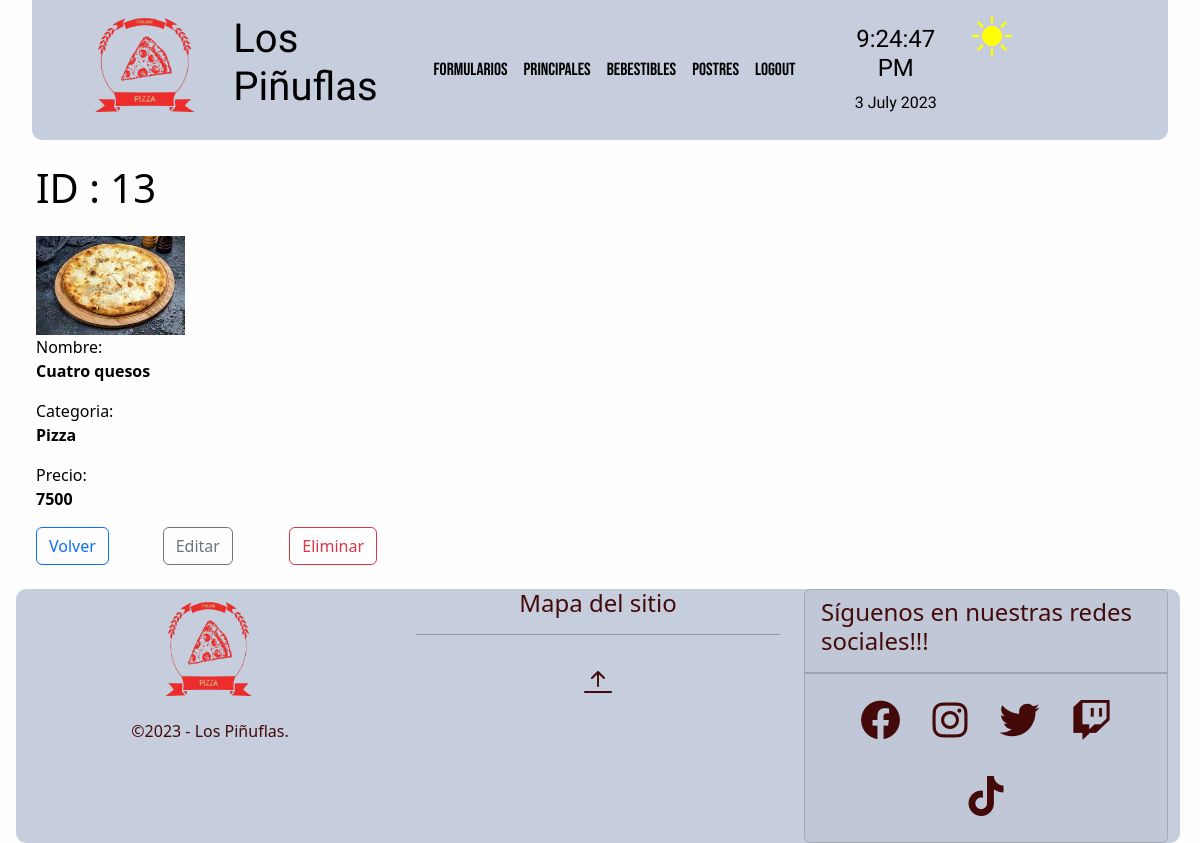
Screenshot of /crud/principales/detail/13 with the database file from the repository.
### crud/models.py (models this page shows, shortened)
class Principal(models.Model):
    nombre=models.CharField(max_length=20)
    categoria=models.CharField(max_length=20)
    precio=models.IntegerField()
    image = models.ImageField(verbose_name='Imagen',upload_to='media/principal',null=True,blank=True)
    class Meta:
        verbose_name = 'principal'
        verbose_name_plural = 'principales'
        ordering = ['categoria','nombre']

### crud/views.py (the view)
# urls.py: path('principales/detail/<str:principal_id>', principal_detail, name="principal-detail"),
def principal_detail(request, principal_id):
    try:
        principal = Principal.objects.get(id=principal_id)
        if principal:
            context = {'principal':principal}
            return render(request,'crud/principal-detail.html',context)
        else:
            return redirect(reverse('principales') + '?lala')
    except:
        return redirect(reverse('principales') + '?FAIL')

### crud/templates/crud/principal-detail.html (shortened to what this page needs)
{% extends 'crud/base.html' %}
{% load static %}
{% block content %}
<div class="container m-4">
    <div class="row mb-3">
        <h1>ID : {{principal.id}}</h1>
    </div>
    <div class="col-md-4">
        {% if principal.image %}
        <img class="img-update" src="{{principal.image.url}}" alt="{{principal.nombre}}">
        {% else%}
        <img class="img-update" src="{% static 'crud/img/image_not_found.jpg' %}" alt="INF">
        {% endif %}
    </div>
    <div class="row">
        <div class="col-md-8">
            <ul class="list-unstyled">
                <li class="mb-2">Nombre: <p class="fw-bold">{{principal.nombre}}</p></li>
                <li class="mb-2">Categoria: <p class="fw-bold">{{principal.categoria}}</p></li>
                <li class="mb-2">Precio: <p class="fw-bold">{{principal.precio}}</p></li>
            </ul>
            <div class="row">
                <div class="col-2">
                    <a class="btn btn-outline-primary" href="{% url 'principales' %}">Volver</a>
                </div>
                <div class="col-2">
                    <a class="btn btn-outline-secondary" href="{% url 'principal-edit' principal_id=principal.id %}">Editar</a>
                </div>
                <div class="col-2">
                    <a class="btn btn-outline-danger" d
                    href="{% url 'principal-delete' principal_id=principal.id %}">
                    Eliminar
                </a>
                </div>
            </div>
        </div>
    </div>
</div>
{% endblock %}

### core/static/core/css/colors.css (style rules this page uses)
:root,[new-data-bs-theme="light"] { --clr-light:#FFF9DE; --crl-dark:#67d4f5; --clr-primary:#5350ff; --clr-secondary:#FFD3B0; --clr-accent:#f54141; --clr-accent2:#440a0a; --bg-top-bottom:#c6cddc; --bg-middle:#fefefe; --text-top: black; --text-middle: black; --text-bottom:black; --fg: var(--clr-light); --bg: var(--crl-dark); }
body { background-color: #2C3333; }
.colors-middle { background: var(--bg-middle); color: var(--text-middle); transition: background-color 1.2s ease-in-out; }

### crud/static/crud/css/imagenes.css (style rules this page uses)
.img-update { height: 40%; width: 40%; }

### rows the page displays
Principal: id "13", image (picture), nombre "Cuatro quesos", categoria "Pizza", precio "7500"
